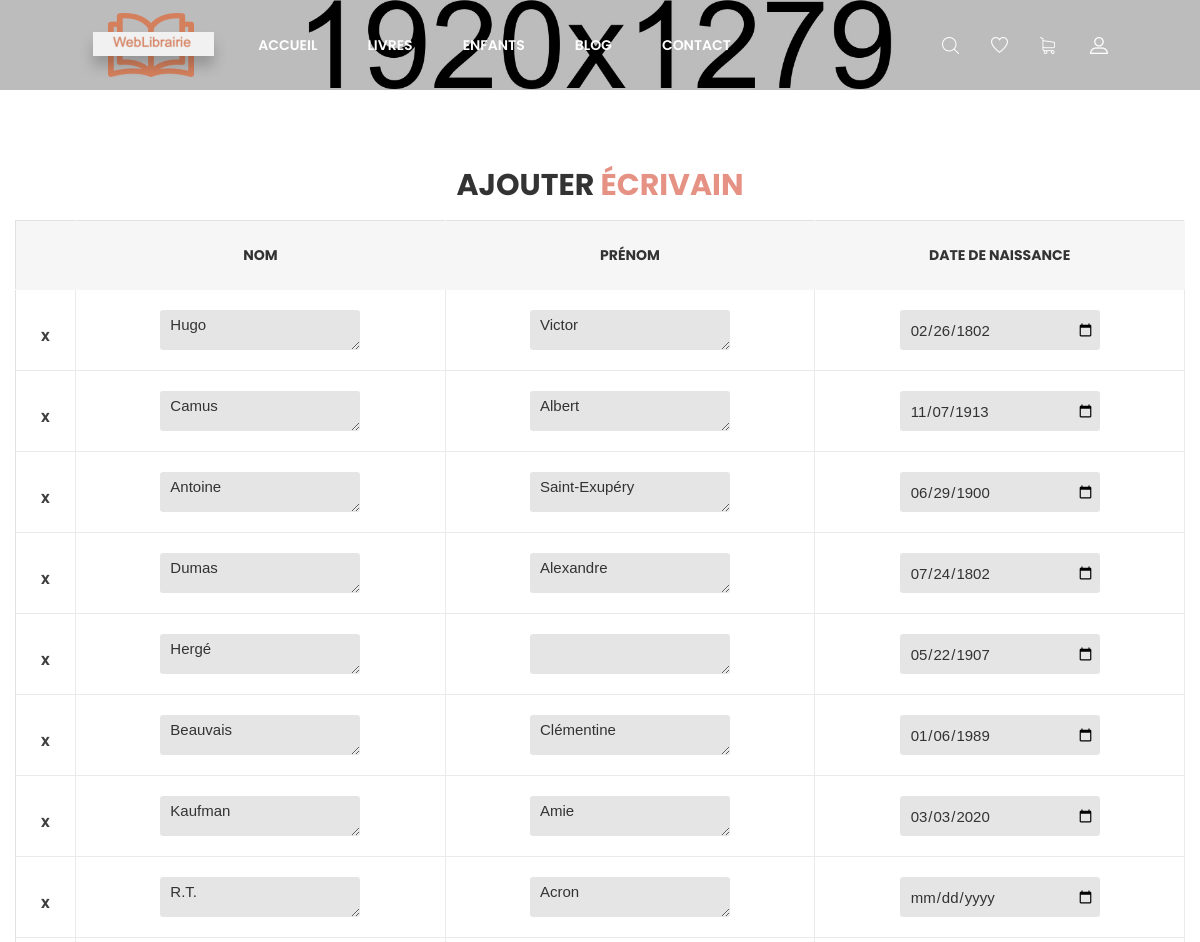
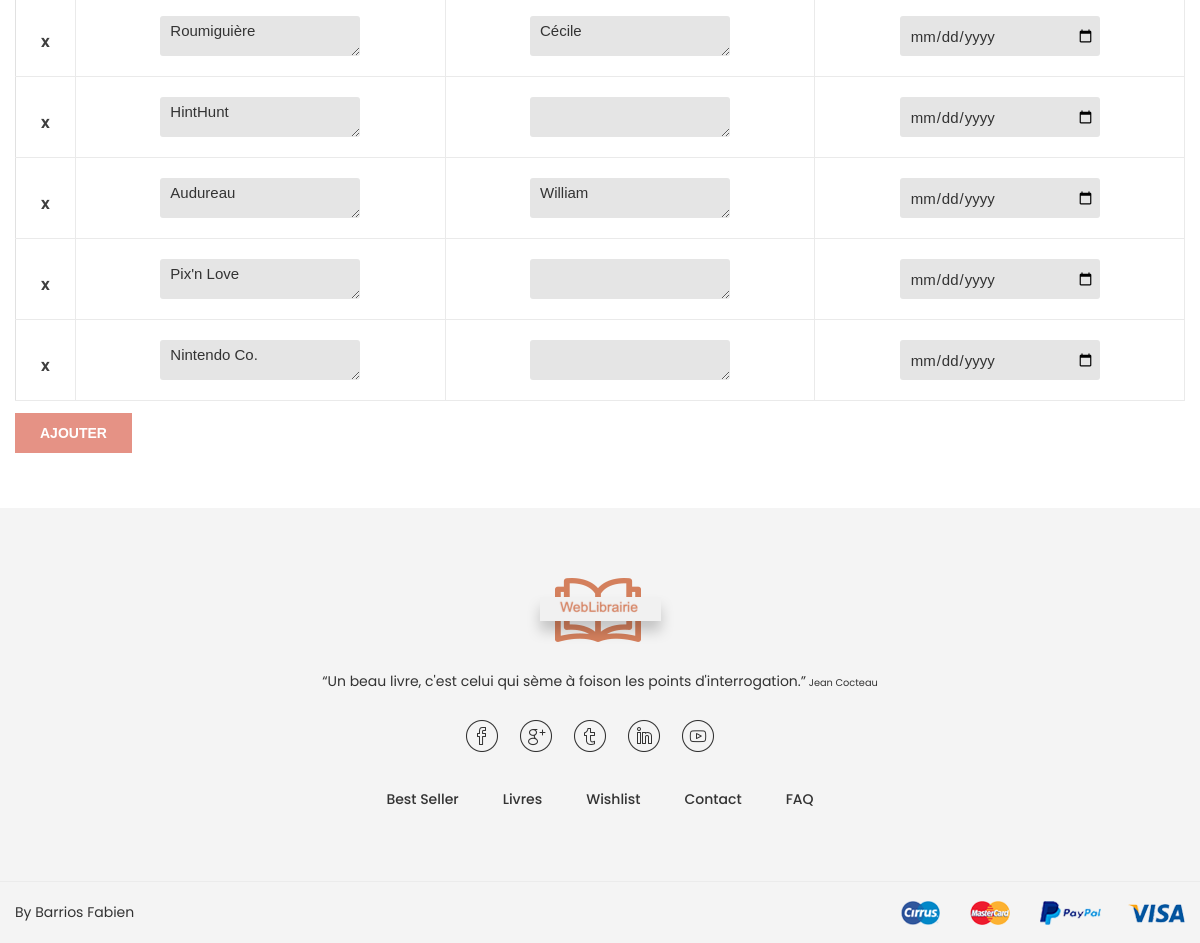
/ajouterAuteur.php, run on the app's committed database (2 pictures, top to bottom).
### tables this page shows
CREATE TABLE `ECRIVAIN` (
  `ID` int(11) NOT NULL,
  `NOM` varchar(100) DEFAULT NULL,
  `PRENOM` varchar(100) DEFAULT NULL,
  `DT_NAISS` text
);

### Fonctions.php (called while the page is built, shortened)
<?php
function connectDB(){
    try{
        $db = new PDO('mysql:host=localhost;dbname=WeblibrairieVVA;charset=utf8', 'root', 'root');
        return $db;
    }
    catch (Exception $e){
        die('Erreur : '.$e->getMessage());
    }
}
function getAjouterAuteur(){
    $link = connectDB();
    $req = $link->query("select * from ECRIVAIN");
    return $req;
}
?>

### ajouterAuteur.php (the view, shortened to what this page needs)
<!doctype html>
<html class="no-js" lang="zxx">
<head>
    <link rel="stylesheet" href="css/bootstrap.min.css">
    <link rel="stylesheet" href="css/plugins.css">
    <link rel="stylesheet" href="style.css">
    <link rel="stylesheet" href="css/custom.css">
    <?php include_once('Fonctions.php'); ?>
</head>
<body>
<div class="wrapper" id="wrapper">
    <header id="wn__header" class="oth-page header__area header__absolute sticky__header">
        <div class="container-fluid">
            <div class="row">
                <div class="col-md-6 col-sm-6 col-6 col-lg-2">
                    <div class="logo">
                        <a href="index.php">
                            <img src="images/logo/logo.png" alt="logo images">
                        </a>
                    </div>
                </div>
                <div class="col-lg-8 d-none d-lg-block">
                    <nav class="mainmenu__nav">
                        <ul class="meninmenu d-flex justify-content-start">
                            <li class="drop with--one--item"><a href="index.php">Accueil</a></li>
                            <li class="drop"><a href="shop-grid.php?categorie=Tout">Livres</a>
                            </li>
                            <li class="drop"><a href="shop-grid.php?categorie=Enfants">Enfants</a>
                            </li>
                            <li class="drop"><a href="blog.html">Blog</a>
                            </li>
                            <li><a href="contact.html">Contact</a></li>
                        </ul>
                    </nav>
                </div>
                <div class="col-md-6 col-sm-6 col-6 col-lg-2">
                    <ul class="header__sidebar__right d-flex justify-content-end align-items-center">
                        <li class="shop_search"><a class="search__active" href="#"></a></li>
                        <?php if(!isset($_SESSION['Usercompte'])): ?>
                        <li class="wishlist"><a href="wishlist.php"></a></li>
                        <li class="shopcart"><a class="cartbox_active" href=""></a>
                            <?php endif; ?>
                        </li>
                        <li class="setting__bar__icon"><a class="setting__active" href="#"></a>
                        </li>
                    </ul>
                </div>
            </div>
        </div>
    </header>
    <div class="ht__bradcaump__area bg-image--6" style="padding-top: 45px; padding-bottom: 45px;">
    </div>
    <section class="my_account_area pt--80 pb--55 bg--white">
        <div class="container">
            <div class="row">
                <div class="col-lg-12">
                    <div class="section__title text-center">
                        <h2 class="title__be--2">Ajouter <span class="color--theme">Écrivain</span></h2>
                    </div>
                </div>
            </div>
            <div id="tablePanier" class="table-content wnro__table table-responsive">
                <table id="tableLivre">
                    <thead>
                    <tr class="title-top">
                        <th></th>
                        <th class="product-thumbnail">Nom</th>
                        <th class="product-thumbnail">Prénom</th>
                        <th class="product-thumbnail">Date de naissance</th>
                    </tr>
                    </thead>
                    <tbody>
                    <?php $nb_liens=0; $link = connectDB(); ?>
                    <?php $livres = getAjouterAuteur(); ?>
                    <?php foreach ($livres as $data):?>
                        <?php $nb_liens++; ?>
                        <tr id="idTr_<?= $nb_liens ?>">
                            <td class="product-remove"><a onclick="del('idLigne_<?php echo $nb_liens ?>', 'idTr_<?= $nb_liens ?>')" style="margin-right: 10px; cursor: pointer;">X</a></td>
                            <td><textarea onclick="save(this.id, <?php echo $nb_liens ?>, true);" id="nom_<?php echo $nb_liens ?>" style="width: 200px; background: #e5e5e5 none repeat scroll 0 0; border: medium none; border-radius: 3px; color: #333; font-size: 15px; font-weight: normal; height: 40px; padding: 0 5px 0 10px;"><?= $data['NOM'] ?></textarea></td>
                            <td><textarea onclick="save(this.id, <?php echo $nb_liens ?>, true);" id="prenom_<?php echo $nb_liens ?>" style="width: 200px; background: #e5e5e5 none repeat scroll 0 0; border: medium none; border-radius: 3px; color: #333; font-size: 15px; font-weight: normal; height: 40px; padding: 0 5px 0 10px;"><?= $data['PRENOM'] ?></textarea></td>
                            <td><input onclick="save(this.id, <?php echo $nb_liens ?>, true);" id="date_<?php echo $nb_liens ?>" type="date" style="width: 200px;" value="<?= $data['DT_NAISS'] ?>"></td>
                            </tr>
                    <?php endforeach; ?>
                    </tbody>
                </table>
            </div>
            <button id="btnAjouterLigne" class="tocart" title="Ajouter" style="margin-top: 1%; background: #e59285 none repeat scroll 0 0; border: 0 none; color: #fff; font-size: 14px; font-weight: 600; height: 40px; line-height: 40px; padding: 0 25px; text-transform: uppercase;">Ajouter</button>
        </div>
    </section>
    <footer id="wn__footer" class="footer__area bg__cat--8 brown--color">
        <div class="footer-static-top">
            <div class="container">
                <div class="row">
                    <div class="col-lg-12">
                        <div class="footer__widget footer__menu">
                            <div class="ft__logo">
                                <a href="index.php">
                                    <img src="images/logo/3.png" alt="logo">
                                </a>
                                <p>“Un beau livre, c'est celui qui sème à foison les points d'interrogation.”<span style="font-size: 70%;"> Jean Cocteau</span></p>
                            </div>
                            <div class="footer__content">
                                <ul class="social__net social__net--2 d-flex justify-content-center">
                                    <li><a href="#"><i class="bi bi-facebook"></i></a></li>
                                    <li><a href="#"><i class="bi bi-google"></i></a></li>
                                    <li><a href="#"><i class="bi bi-twitter"></i></a></li>
                                    <li><a href="#"><i class="bi bi-linkedin"></i></a></li>
                                    <li><a href="#"><i class="bi bi-youtube"></i></a></li>
                                </ul>
                                <ul class="mainmenu d-flex justify-content-center">
                                    <li><a href="shop-grid.php?categorie=Best">Best Seller</a></li>
                                    <li><a href="shop-grid.php?categorie=Tout">Livres</a></li>
                                    <?php if(isset($_SESSION['Usercompte'])): ?>
                                        <li><a href="wishlist.php">Wishlist</a></li>
                                    <?php else: ?>
                                        <li><a href="my-account.php">Wishlist</a></li>
                                    <?php endif; ?>
                                    <li><a href="contact.php">Contact</a></li>
                                    <li><a href="faq.html">FAQ</a></li>
                                </ul>
                            </div>
                        </div>
                    </div>
                </div>
            </div>
        </div>
        <div class="copyright__wrapper">
            <div class="container">
                <div class="row">
                    <div class="col-lg-6 col-md-6 col-sm-12">
                        <div class="copyright">
                            <div class="copy__right__inner text-left">
                                <p>By Barrios Fabien</p>
                            </div>
                        </div>
                    </div>
                    <div class="col-lg-6 col-md-6 col-sm-12">
                        <div class="payment text-right">
                            <img src="images/icons/payment.png" alt="" />
                        </div>
                    </div>
                </div>
            </div>
        </div>
    </footer>
</div>
</body>
</html>

### data on the page
ecrivain: NOM "Hugo", PRENOM "Victor", DT_NAISS "02/26/1802"
ecrivain: NOM "Camus", PRENOM "Albert", DT_NAISS "11/07/1913"
ecrivain: NOM "Antoine", PRENOM "Saint-Exupéry", DT_NAISS "06/29/1900"
ecrivain: NOM "Dumas", PRENOM "Alexandre", DT_NAISS "07/24/1802"
ecrivain: NOM "Hergé", DT_NAISS "05/22/1907"
ecrivain: NOM "Beauvais", PRENOM "Clémentine", DT_NAISS "01/06/1989"
ecrivain: NOM "Kaufman", PRENOM "Amie", DT_NAISS "03/03/2020"
ecrivain: NOM "R.T.", PRENOM "Acron"
ecrivain: NOM "Roumiguière", PRENOM "Cécile"
ecrivain: NOM "HintHunt"
ecrivain: NOM "Audureau", PRENOM "William"
ecrivain: NOM "Pix'n Love"
ecrivain: NOM "Nintendo Co."
